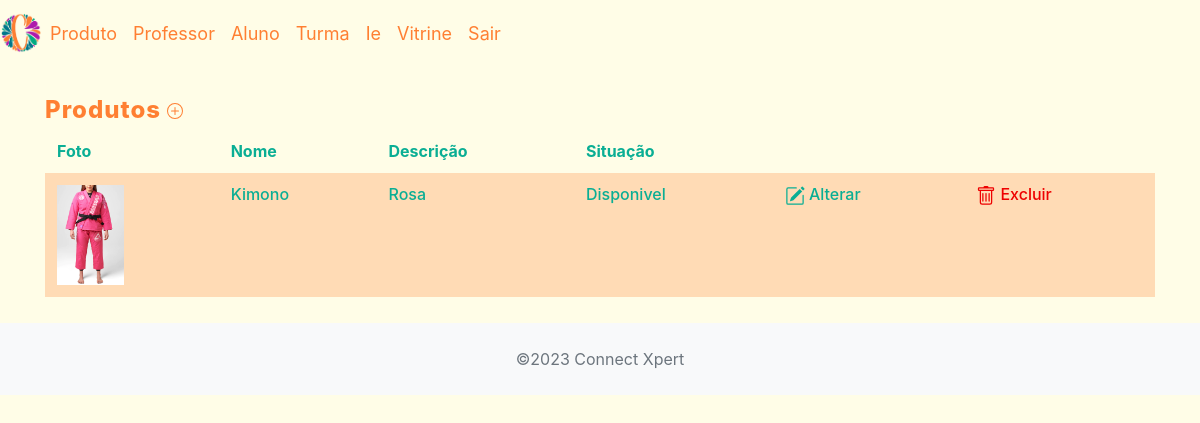
The app's page /crud_connectxpert/app/controller/ProdutoController.php?action=list (signed in), older data.
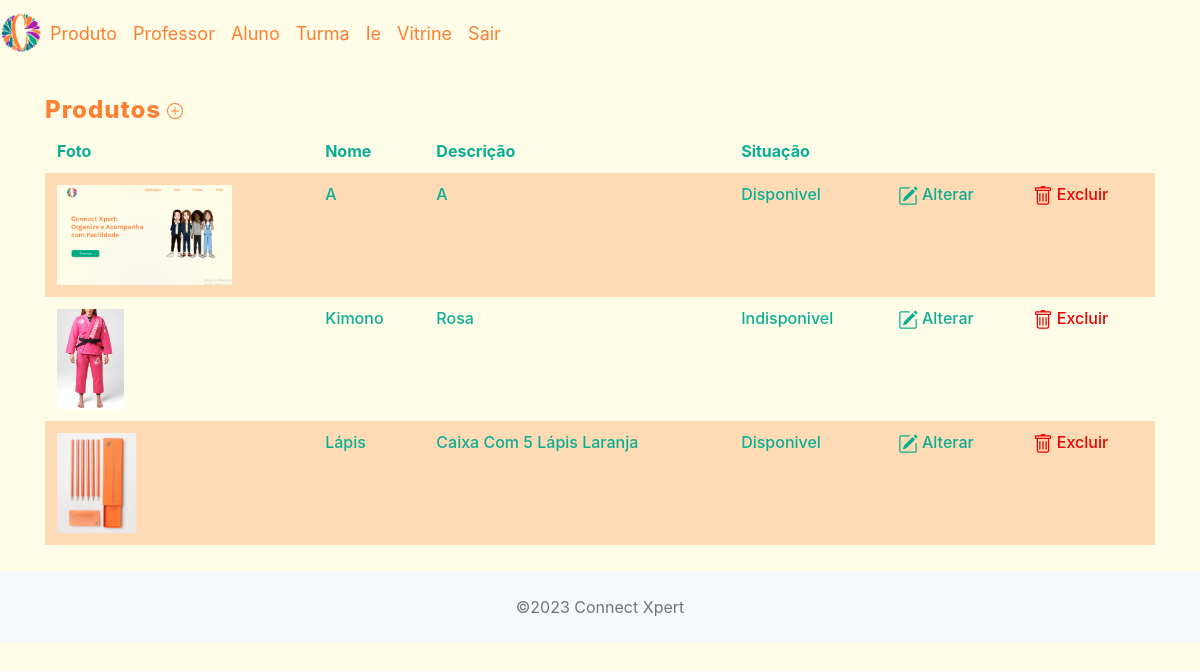
The same page, newer data.
### tables this page shows
CREATE TABLE `produto` (
  `id_produto` int(11) NOT NULL,
  `nome` varchar(100) NOT NULL,
  `descricao` varchar(3000) NOT NULL,
  `foto` varchar(60) NOT NULL,
  `situacao` enum('disponivel','indisponivel') NOT NULL
);

### crud_connectxpert/app/controller/ProdutoController.php (called while the page is built, shortened)
<?php
require_once(__DIR__ . "/../dao/ProdutoDAO.php");
require_once(__DIR__ . "/../model/Produto.php");
class ProdutoController extends Controller {
    private ProdutoDAO $produtoDao;
    public function __construct() {
        $this->produtoDao = new ProdutoDAO();
        $this->handleAction();
    }
    protected function list(string $msgErro = "", string $msgSucesso = "") {
        $produtos = $this->produtoDao->list();
        $dados["lista"] = $produtos;
        $this->loadView("produto/list.php", $dados,  $msgErro, $msgSucesso);
    }
}
$prodCont = new ProdutoController();

### crud_connectxpert/app/model/Produto.php (called while the page is built, shortened)
<?php
class Produto {
    private $idProduto;
    private $nome;
    private $descricao;
    private $foto;
    private $situacao;
    public function getIdProduto()
    {
        return $this->idProduto;
    }
    public function setIdProduto($idProduto)
    {
        $this->idProduto = $idProduto;
        return $this;
    }
    public function getNome()
    {
        return $this->nome;
    }
    public function setNome($nome)
    {
        $this->nome = $nome;
        return $this;
    }
    public function getDescricao()
    {
        return $this->descricao;
    }
    public function setDescricao($descricao)
    {
        $this->descricao = $descricao;
        return $this;
    }
    public function getFoto()
    {
        return $this->foto;
    }
    public function setFoto($foto)
    {
        $this->foto = $foto;
        return $this;
    }
    public function getSituacao()
    {
        return $this->situacao;
    }
    public function setSituacao($situacao) : self
    {
        $this->situacao = $situacao;
        return $this;
    }
}

### crud_connectxpert/app/dao/ProdutoDAO.php (called while the page is built, shortened)
<?php
include_once(__DIR__ . "/../model/Produto.php");
class ProdutoDAO {
    public function list() {
        $conn = Connection::getConn();
        $sql = "SELECT * FROM produto p ORDER BY p.nome";
        $stm = $conn->prepare($sql);
        $stm->execute();
        $result = $stm->fetchAll();
        return $this->mapProduto($result);
    }
    private function mapProduto($result) {
        $produtos = array();
        foreach ($result as $reg) {
            $produto = new Produto();
            $produto->setIdProduto($reg['id_produto']);
            $produto->setNome($reg['nome']);
            $produto->setDescricao($reg['descricao']);
            $produto->setFoto($reg['foto']);
            $produto->setSituacao($reg['situacao']);
            array_push($produtos, $produto);
        }
        return $produtos;
    }
}

### crud_connectxpert/app/view/produto/list.php (the view, shortened to what this page needs)
<?php
require_once(__DIR__ . "/../include/header.php");
require_once(__DIR__ . "/../include/menu.php");
echo '<link rel="stylesheet" href="' . BASEURL . '/view/produto/produtostyle.css">';
?>
<div class="container">
    <div class="row">
      <h3 class="col-md-12">Produtos <a class="btn-inserir"
                href="<?= BASEURL ?>/controller/ProdutoController.php?action=create">
</a></h3>
        <div class="col-9">
        </div>
    </div>
    <div class="row" style="margin-top: 10px;">
        <div class="col-12">
            <table id="tabProdutos" class='table table-striped'>
                <thead>
                    <tr class="topicos">
                        <th>Foto</th>
                        <th>Nome</th>
                        <th>Descrição</th>
                        <th>Situação</th>
                    </tr>
                </thead>
                <tbody>
                    <?php foreach($dados['lista'] as $prod): ?>
                        <tr class="listagem">
                            <td><img src="<?= BASEURL_FOTOS . $prod->getFoto(); ?>" style="width: auto; height: 100px;" /></td>
                            <td><?= $prod->getNome(); ?></td>
                            <td><?= $prod->getDescricao(); ?></td>
                            <td><?= $prod->getSituacao(); ?></td>
                            <td><a class="btn-alterar"
                                href="<?= BASEURL ?>/controller/ProdutoController.php?action=edit&id=<?= $prod->getIdProduto() ?>">
 Alterar</a>
                            </td>
                            <td><a class="btn-excluir"
                                onclick="return confirm('Confirma a exclusão do produto?');"
                                href="<?= BASEURL ?>/controller/ProdutoController.php?action=delete&id=<?= $prod->getIdProduto() ?>">
 Excluir</a>
                            </td>
                        </tr>
                    <?php endforeach; ?>
                </tbody>
            </table>
        </div>
    </div>
</div>
<?php
require_once(__DIR__ . "/../include/footer.php");
?>

Row changes from the older to the newer data that the page shows:
added produto: foto (picture), nome "A", descricao "A", situacao "Disponivel"
changed produto "Kimono": situacao "Disponivel" → "Indisponivel"
added produto: foto (picture), nome "Lápis", descricao "Caixa Com 5 Lápis Laranja", situacao "Disponivel"
